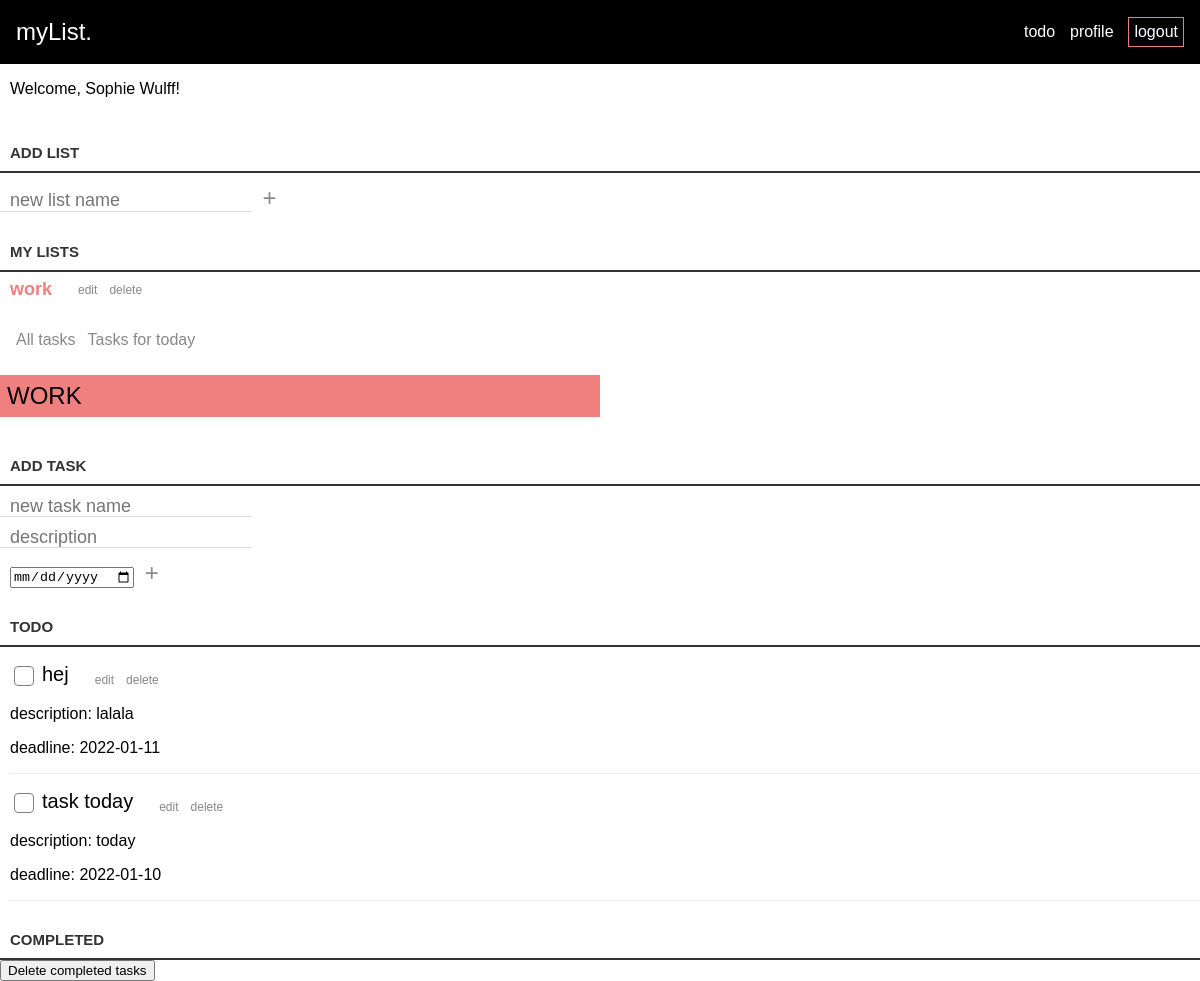
/loggedin.php?id=67&title=work (signed in), run on an earlier commit of the app's database.
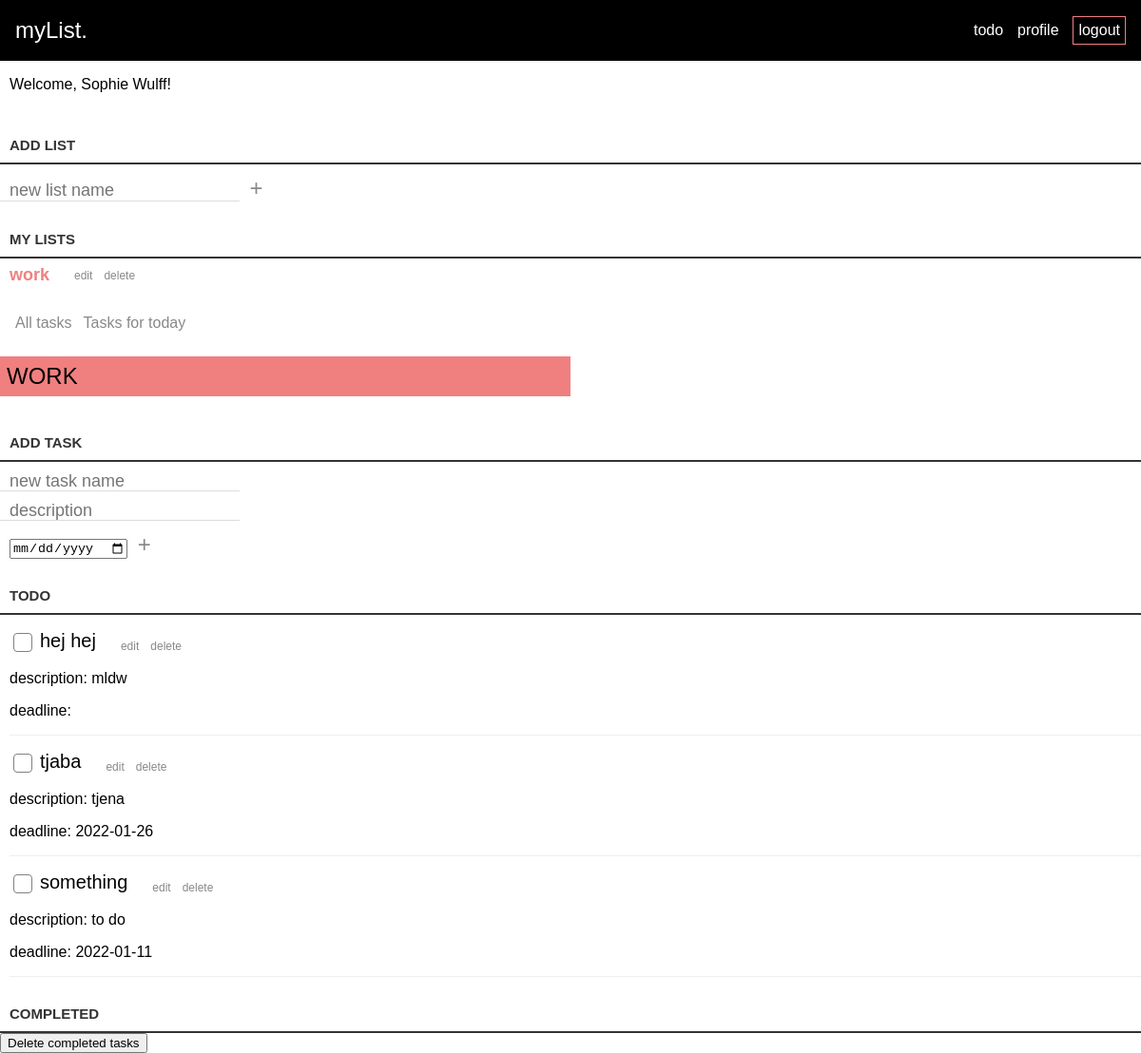
And on a later commit of the database.
### tables this page shows
CREATE TABLE lists (
id INTEGER PRIMARY KEY AUTOINCREMENT,
title VARCHAR,
created_at DATETIME DEFAULT CURRENT_TIMESTAMP,
user_id INTEGER,
FOREIGN KEY(user_id) REFERENCES users(id)
);

CREATE TABLE tasks (
id INTEGER PRIMARY KEY AUTOINCREMENT,
title VARCHAR,
created_at DATETIME DEFAULT CURRENT_TIMESTAMP,
deadline_at DATETIME DEFAULT CURRENT_TIMESTAMP,
completed_at DATETIME DEFAULT CURRENT_TIMESTAMP,
content VARCHAR,
list_id INTEGER,
user_id INTEGER,
FOREIGN KEY(list_id) REFERENCES lists(id),
FOREIGN KEY(user_id) REFERENCES users(id)
);

### app/functions.php (called while the page is built, shortened)
<?php
function get_lists(object $database)
{
    $user_id = $_SESSION['user']['id'];
    $statement = $database->prepare("SELECT * FROM lists WHERE user_id = :id");
    $statement->bindParam(':id', $user_id, PDO::PARAM_INT);
    $statement->execute();
    $lists = $statement->fetchAll(PDO::FETCH_ASSOC);
    return $lists;
}
function get_tasks(object $database)
{
    $user_id = $_SESSION['user']['id'];
    $statement = $database->prepare('SELECT * FROM tasks WHERE user_id = :user_id ');
    $statement->bindParam(':user_id', $user_id, PDO::PARAM_INT);
    $statement->execute();
    $allTasks = $statement->fetchAll(PDO::FETCH_ASSOC);
    return $allTasks;
}

### loggedin.php (the view, shortened to what this page needs)
<?php
require __DIR__ . '/app/autoload.php';
require __DIR__ . '/views/header.php';
?>
<?php if (isset($_SESSION['user'])) : ?>
    <p class="welcome-user">Welcome, <?= $_SESSION['user']['name']; ?>!</p>
    <form class="new-list-form" action="/app/lists/create.php" method="post">
        <label for="title">Add list</label>
        <div>
            <input id="title" name="title" type="text" class="new-list" placeholder="new list name" aria-label="new list name" />
            <button class="loggedin-btn-plus">+</button>
        </div>
    </form>
<?php
endif; ?>
<?php
$lists = get_lists($database);
if (!empty($lists)) : ?>
    <div class="loggedin-container">
        <h3>My Lists</h2>
            <div class="list-container">
                <ul>
                    <?php
                    foreach ($lists as $list) : ?>
                        <?php
                        $title = $list['title'];
                        $id = $list['id'];
                        ?>
                        <li>
                            <a class="list-link" href="loggedin.php?id=<?= $id; ?>&title=<?= $title; ?>"><?php echo $title ?></a>
                            <div class="edit-delete-buttons">
                                <form action="/edit-list.php?id=<?= $id; ?>" method="post">
                                    <button class="loggedin-btn">edit</button>
                                </form>
                                <form action="/app/lists/delete.php" method="post">
                                    <button class="loggedin-btn">delete</button>
                                </form>
                            </div>
                        </li>
                    <?php endforeach ?>
                </ul>
            </div>
        <?php endif; ?>
        <div class="show-stuff">
            <form action="/all-tasks.php" method="post">
                <button name="all-tasks" type="submit" class="loggedin-btn">All tasks</button>
            </form>
            <form action="/tasks-today.php" method="post">
                <button name="tasks-for-today" type="submit" class="loggedin-btn">Tasks for today</button>
            </form>
        </div>
        <?php if (isset($_GET['id'])) : ?>
            <h2 class="list-title"><?= $_GET['title']; ?></h2>
            <form class="new-list-form" action="/app/tasks/create.php?id=<?= $_GET['id'] ?>&title=<?= $title; ?>" method="post">
                <label for="title">Add task</label>
                <div>
                    <input id="title" name="title" type="text" class="new-task" placeholder="new task name" />
                </div>
                <div>
                    <input id="content" name="content" type="text" class="new-task" placeholder="description" />
                </div>
                <div>
                    <input class="input-date" id="date" name="date" type="date" class="new-task" />
                    <button class="loggedin-btn-plus" class="create-task" aria-label="create new task">+</button>
                </div>
            </form>
            <div class="task-container">
                <h3>Todo</h3>
                <ul>
                    <?php
                    $tasks = get_tasks($database);
                    foreach ($tasks as $task) :
                        if ($task['list_id'] === $_GET['id'] && $task['completed_at'] === null) : ?>
                            <li>
                                <form class="list-flex" action="/app/tasks/completed.php?id=<?= $id; ?>&title=<?= $title ?>" method="POST">
                                    <input type="checkbox" name="is_completed" id="is_completed" />
                                    <label for="is_completed">
                                        <?= $task['title']; ?>
                                    </label>
                                </form>
                                <div class="edit-delete-buttons">
                                    <form action="/edit-tasks.php?id=<?= $id; ?>&task_id=<?= $task['id'] ?>&title=<?= $title ?>" method="post">
                                        <button class="loggedin-btn">edit</button>
                                    </form>
                                    <form action="/app/tasks/delete.php" method="post">
                                        <button class="loggedin-btn">delete</button>
                                    </form>
                                </div>
                            </li>
                            <div class="info-about-task show">
                                <p>description: <?php echo $task['content'] ?></p>
                                <p>deadline: <?php echo $task['deadline_at'] ?></p>
                            </div>
                        <?php endif; ?>
                    <?php endforeach ?>
                </ul>
            </div>
            <div class="task-container">
                <h3>Completed</h3>
            </div>
            <form action="/app/tasks/delete-completed-tasks.php" method="post">
                <button class="loggedin-btn-delete">Delete completed tasks</button>
            </form>
        <?php endif; ?>
    </div>
    <?php require __DIR__ . '/views/footer.php'; ?>

### views/header.php (shortened to what this page needs)
<!DOCTYPE html>
<html lang="en">
<head>
    <link rel="stylesheet" href="assets/styles/style.css">
    <link rel="stylesheet" href="assets/styles/header.css">
    <link rel="stylesheet" href="assets/styles/footer.css">
    <link rel="stylesheet" href="assets/styles/signup.css">
    <link rel="stylesheet" href="assets/styles/profile.css">
    <link rel="stylesheet" href="assets/styles/loggedin.css">
</head>
<body>
    <header>
        <?php if (isset($_SESSION['user'])) { ?>
            <div class="logo"><a href="/">myList.</a></div>
            <div class="nav-buttons">
                <a href="/loggedin.php">todo</a>
                <a href="profile.php">profile</a>
                <a href="/app/users/logout.php">logout</a>
            </div>
        <?php } ?>
    </header>

### views/footer.php (shortened to what this page needs)
</body>
</html>

### assets/styles/style.css (style rules this page uses)
* { box-sizing: border-box; }
body { margin: 0; padding: 0; font-family: sans-serif; }

### assets/styles/header.css (style rules this page uses)
header { display: flex; justify-content: space-between; align-items: center; padding-right: 1rem; padding-left: 1rem; }
header { background-color: black; height: 4rem; font-family: sans-serif; }
.nav-buttons { width: 10rem; display: flex; justify-content: space-between; align-items: center; }
.nav-buttons a:last-child { border: 1px solid lightcoral; padding: 5px; }
.logo { font-size: 24px; }
header a { text-decoration: none; color: white; }

### assets/styles/profile.css (style rules this page uses)
.show { display: block; }

### assets/styles/loggedin.css (style rules this page uses)
.welcome-user { margin-left: 10px; font-family: sans-serif; }
.list-link { text-decoration: none; color: lightcoral; }
.list-container li { display: flex; align-items: flex-end; gap: 20px; font-size: 24px; margin: 0px 10px; }
.new-list-form { display: flex; flex-direction: column; gap: 10px; }
.loggedin-btn-plus { background: none; border: 0; color: #888; font-size: 24px; margin: 0; font-family: sans-serif; cursor: pointer; padding: 0x; }
.input-date { margin-left: 10px; }
.edit-delete-buttons { padding-right: 40px; }
.edit-delete-buttons button { font-size: 12px; }
.list-container a { text-decoration: none; font-size: 18px; font-weight: 600; }
.task-container li { display: flex; align-items: flex-end; gap: 20px; font-size: 20px; margin-top: 16px; margin-left: 10px; }
.list-flex { display: flex; gap: 5px; }
.edit-delete-buttons { display: flex; }
.info-about-task { overflow: hidden; padding: 0; border-bottom: 1px solid #eee; margin-left: 10px; display: none; }
.show { display: block; }
.list-container ul, .task-container ul { margin: 0; padding: 0; }
.loggedin-btn { background: none; border: 0; color: #888; font-size: 16px; font-family: sans-serif; cursor: pointer; }
.loggedin-container h3 { color: #333; font-weight: 700; font-size: 15px; border-bottom: 2px solid #333; padding: 30px 10px 10px; margin: 0; text-transform: uppercase; }
.list-title { background-color: lightcoral; margin-top: 25px; margin-bottom: 10px; width: 50%; padding: 7px; font-family: sans-serif; font-weight: 500; text-transform: uppercase; }
input[type='text'] { margin: 0; font-size: 18px; line-height: 18px; height: 18px; padding: 10px; border: none; border-bottom: 1px solid #ddd; background: #fff; font-family: sans-serif; color: #888; }
label[for='title'] { color: #333; font-weight: 700; font-size: 15px; border-bottom: 2px solid #333; padding: 30px 0 10px; margin: 0; text-transform: uppercase; width: 100%; padding-left: 10px; }
.show-stuff { margin: 10px; padding-top: 20px; display: flex; }
input[type='checkbox'] { position: relative; width: 1.5em; height: 1.5em; color: black; border: 1px solid grey; border-radius: 4px; appearance: none; outline: 0; cursor: pointer; }

What changed in the data, as far as the page shows it:
removed tasks: title "hej", content "lalala", deadline_at "2022-01-11"
removed tasks: title "task today", content "today", deadline_at "2022-01-10"
added tasks: title "hej hej", content "mldw"
added tasks: title "tjaba", content "tjena", deadline_at "2022-01-26"
added tasks: title "something", content "to do", deadline_at "2022-01-11"
